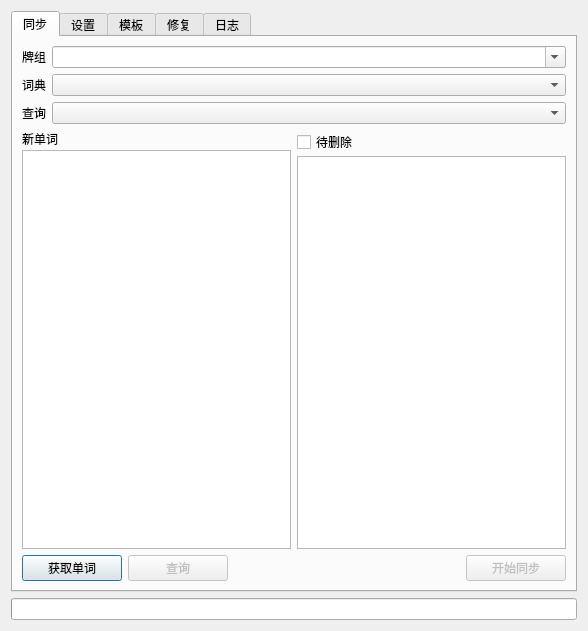
<?xml version="1.0" encoding="UTF-8"?>
<ui version="4.0">
 <class>Dialog</class>
 <widget class="QDialog" name="Dialog">
  <property name="enabled">
   <bool>true</bool>
  </property>
  <property name="geometry">
   <rect>
    <x>0</x>
    <y>0</y>
    <width>588</width>
    <height>631</height>
   </rect>
  </property>
  <property name="windowTitle">
   <string>Dialog</string>
  </property>
  <layout class="QVBoxLayout" name="main_layout">
   <item>
    <widget class="QTabWidget" name="tabWidget">
     <property name="autoFillBackground">
      <bool>false</bool>
     </property>
     <property name="currentIndex">
      <number>0</number>
     </property>
     <widget class="QWidget" name="mainTab">
      <attribute name="title">
       <string>同步</string>
      </attribute>
      <layout class="QGridLayout" name="gridLayout_4">
       <item row="0" column="0" colspan="5">
        <layout class="QHBoxLayout" name="deckLayout">
         <item>
          <widget class="QLabel" name="deckLabel">
           <property name="sizePolicy">
            <sizepolicy hsizetype="Fixed" vsizetype="Fixed">
             <horstretch>0</horstretch>
             <verstretch>0</verstretch>
            </sizepolicy>
           </property>
           <property name="text">
            <string>牌组</string>
           </property>
          </widget>
         </item>
         <item>
          <widget class="QComboBox" name="deckComboBox">
           <property name="sizePolicy">
            <sizepolicy hsizetype="Preferred" vsizetype="Fixed">
             <horstretch>0</horstretch>
             <verstretch>0</verstretch>
            </sizepolicy>
           </property>
           <property name="editable">
            <bool>true</bool>
           </property>
          </widget>
         </item>
        </layout>
       </item>
       <item row="4" column="0">
        <widget class="QPushButton" name="pullRemoteWordsBtn">
         <property name="sizePolicy">
          <sizepolicy hsizetype="Fixed" vsizetype="Minimum">
           <horstretch>0</horstretch>
           <verstretch>0</verstretch>
          </sizepolicy>
         </property>
         <property name="minimumSize">
          <size>
           <width>100</width>
           <height>0</height>
          </size>
         </property>
         <property name="text">
          <string>获取单词</string>
         </property>
        </widget>
       </item>
       <item row="1" column="0" colspan="5">
        <layout class="QHBoxLayout" name="dictionaryLayout">
         <item>
          <widget class="QLabel" name="dictionaryLabel">
           <property name="sizePolicy">
            <sizepolicy hsizetype="Fixed" vsizetype="Fixed">
             <horstretch>0</horstretch>
             <verstretch>0</verstretch>
            </sizepolicy>
           </property>
           <property name="text">
            <string>词典</string>
           </property>
          </widget>
         </item>
         <item>
          <widget class="QComboBox" name="dictionaryComboBox">
           <property name="sizePolicy">
            <sizepolicy hsizetype="Preferred" vsizetype="Fixed">
             <horstretch>0</horstretch>
             <verstretch>0</verstretch>
            </sizepolicy>
           </property>
          </widget>
         </item>
        </layout>
       </item>
       <item row="2" column="0" colspan="5">
        <layout class="QHBoxLayout" name="apiLayout">
         <item>
          <widget class="QLabel" name="apiLabel">
           <property name="sizePolicy">
            <sizepolicy hsizetype="Fixed" vsizetype="Fixed">
             <horstretch>0</horstretch>
             <verstretch>0</verstretch>
            </sizepolicy>
           </property>
           <property name="text">
            <string>查询</string>
           </property>
          </widget>
         </item>
         <item>
          <widget class="QComboBox" name="apiComboBox">
           <property name="sizePolicy">
            <sizepolicy hsizetype="Preferred" vsizetype="Fixed">
             <horstretch>0</horstretch>
             <verstretch>0</verstretch>
            </sizepolicy>
           </property>
          </widget>
         </item>
        </layout>
       </item>
       <item row="3" column="0" colspan="5">
        <layout class="QHBoxLayout" name="horizontalLayout">
         <item>
          <layout class="QVBoxLayout" name="verticalLayout">
           <property name="spacing">
            <number>2</number>
           </property>
           <item>
            <widget class="QLabel" name="label">
             <property name="text">
              <string>新单词</string>
             </property>
            </widget>
           </item>
           <item>
            <widget class="QListWidget" name="newWordListWidget">
             <property name="alternatingRowColors">
              <bool>true</bool>
             </property>
             <property name="selectionMode">
              <enum>QAbstractItemView::SelectionMode::MultiSelection</enum>
             </property>
            </widget>
           </item>
          </layout>
         </item>
         <item>
          <layout class="QVBoxLayout" name="verticalLayout_2">
           <property name="spacing">
            <number>2</number>
           </property>
           <property name="sizeConstraint">
            <enum>QLayout::SizeConstraint::SetDefaultConstraint</enum>
           </property>
           <item>
            <widget class="QCheckBox" name="needDeleteCheckBox">
             <property name="text">
              <string>待删除</string>
             </property>
            </widget>
           </item>
           <item>
            <widget class="QListWidget" name="needDeleteWordListWidget">
             <property name="alternatingRowColors">
              <bool>true</bool>
             </property>
            </widget>
           </item>
          </layout>
         </item>
        </layout>
       </item>
       <item row="4" column="4">
        <widget class="QPushButton" name="syncBtn">
         <property name="enabled">
          <bool>false</bool>
         </property>
         <property name="sizePolicy">
          <sizepolicy hsizetype="Fixed" vsizetype="Minimum">
           <horstretch>0</horstretch>
           <verstretch>0</verstretch>
          </sizepolicy>
         </property>
         <property name="minimumSize">
          <size>
           <width>100</width>
           <height>0</height>
          </size>
         </property>
         <property name="text">
          <string>开始同步</string>
         </property>
        </widget>
       </item>
       <item row="4" column="1">
        <widget class="QPushButton" name="queryBtn">
         <property name="enabled">
          <bool>false</bool>
         </property>
         <property name="sizePolicy">
          <sizepolicy hsizetype="Fixed" vsizetype="Minimum">
           <horstretch>0</horstretch>
           <verstretch>0</verstretch>
          </sizepolicy>
         </property>
         <property name="minimumSize">
          <size>
           <width>100</width>
           <height>0</height>
          </size>
         </property>
         <property name="text">
          <string>查询</string>
         </property>
        </widget>
       </item>
      </layout>
     </widget>
     <widget class="QWidget" name="settingTab">
      <attribute name="title">
       <string>设置</string>
      </attribute>
      <layout class="QGridLayout" name="gridLayout">
       <item row="3" column="0">
        <widget class="QGroupBox" name="advConfigGroupBox">
         <property name="enabled">
          <bool>true</bool>
         </property>
         <property name="title">
          <string>高级设置</string>
         </property>
         <layout class="QGridLayout" name="gridLayout_2">
          <item row="6" column="0">
           <layout class="QHBoxLayout" name="advUsPronHLayout">
            <item>
             <widget class="QLabel" name="advUsPronLabel">
              <property name="text">
               <string>美式发音</string>
              </property>
             </widget>
            </item>
            <item>
             <widget class="ClickableLineEdit" name="advUsPronLineEdit">
              <property name="readOnly">
               <bool>true</bool>
              </property>
             </widget>
            </item>
           </layout>
          </item>
          <item row="3" column="1">
           <layout class="QHBoxLayout" name="advSentenceHLayout">
            <item>
             <widget class="QLabel" name="advSentenceLabel">
              <property name="text">
               <string>例句</string>
              </property>
             </widget>
            </item>
            <item>
             <widget class="ClickableLineEdit" name="advSentenceLineEdit">
              <property name="readOnly">
               <bool>true</bool>
              </property>
             </widget>
            </item>
           </layout>
          </item>
          <item row="5" column="0">
           <layout class="QHBoxLayout" name="advUsPhoneticHLayout">
            <item>
             <widget class="QLabel" name="advUsPhoneticLabel">
              <property name="text">
               <string>美式音标</string>
              </property>
             </widget>
            </item>
            <item>
             <widget class="ClickableLineEdit" name="advUsPhoneticLineEdit">
              <property name="readOnly">
               <bool>true</bool>
              </property>
             </widget>
            </item>
           </layout>
          </item>
          <item row="4" column="0">
           <layout class="QHBoxLayout" name="advImageHLayout">
            <item>
             <widget class="QLabel" name="advImageLabel">
              <property name="text">
               <string>图片</string>
              </property>
             </widget>
            </item>
            <item>
             <widget class="ClickableLineEdit" name="advImageLineEdit">
              <property name="readOnly">
               <bool>true</bool>
              </property>
             </widget>
            </item>
           </layout>
          </item>
          <item row="5" column="1">
           <layout class="QHBoxLayout" name="advEnPronHLayout">
            <item>
             <widget class="QLabel" name="advEnPronLabel">
              <property name="text">
               <string>英式发音</string>
              </property>
             </widget>
            </item>
            <item>
             <widget class="ClickableLineEdit" name="advEnPronLineEdit">
              <property name="readOnly">
               <bool>true</bool>
              </property>
             </widget>
            </item>
           </layout>
          </item>
          <item row="4" column="1">
           <layout class="QHBoxLayout" name="advEnPhonetic">
            <item>
             <widget class="QLabel" name="advEnPhoneticLabel">
              <property name="text">
               <string>英式音标</string>
              </property>
             </widget>
            </item>
            <item>
             <widget class="ClickableLineEdit" name="advEnPhoneticLineEdit">
              <property name="readOnly">
               <bool>true</bool>
              </property>
             </widget>
            </item>
           </layout>
          </item>
          <item row="0" column="0">
           <widget class="QCheckBox" name="advEnableCB">
            <property name="text">
             <string>启用高级设置</string>
            </property>
           </widget>
          </item>
          <item row="0" column="1">
           <widget class="QCheckBox" name="advEnableUserModCB">
            <property name="toolTip">
             <string>加载 user_files 中的词典和 API 模块</string>
            </property>
            <property name="text">
             <string>启用用户模块</string>
            </property>
            <property name="icon">
             <iconset theme="QIcon::ThemeIcon::HelpAbout"/>
            </property>
           </widget>
          </item>
          <item row="3" column="0">
           <layout class="QHBoxLayout" name="advPhraseHLayout">
            <item>
             <widget class="QLabel" name="advPhraseLabel">
              <property name="text">
               <string>短语</string>
              </property>
             </widget>
            </item>
            <item>
             <widget class="ClickableLineEdit" name="advPhraseLineEdit">
              <property name="readOnly">
               <bool>true</bool>
              </property>
             </widget>
            </item>
           </layout>
          </item>
          <item row="1" column="0">
           <layout class="QHBoxLayout" name="advDefinitionHLayout">
            <item>
             <widget class="QLabel" name="advDefinitionLabel">
              <property name="enabled">
               <bool>true</bool>
              </property>
              <property name="text">
               <string>释义</string>
              </property>
             </widget>
            </item>
            <item>
             <widget class="ClickableLineEdit" name="advDefinitionLineEdit">
              <property name="readOnly">
               <bool>true</bool>
              </property>
             </widget>
            </item>
           </layout>
          </item>
          <item row="1" column="1">
           <layout class="QHBoxLayout" name="advEtymHLayout">
            <item>
             <widget class="QLabel" name="advEtymLabel">
              <property name="text">
               <string>词源</string>
              </property>
             </widget>
            </item>
            <item>
             <widget class="ClickableLineEdit" name="advEtymLineEdit">
              <property name="readOnly">
               <bool>true</bool>
              </property>
             </widget>
            </item>
           </layout>
          </item>
         </layout>
        </widget>
       </item>
       <item row="1" column="0">
        <widget class="QGroupBox" name="oldConfigGroupBox">
         <property name="title">
          <string>默认设置</string>
         </property>
         <layout class="QGridLayout" name="gridLayout_8">
          <item row="0" column="0">
           <widget class="QCheckBox" name="definitionCheckBox">
            <property name="text">
             <string>释义</string>
            </property>
            <property name="checked">
             <bool>true</bool>
            </property>
           </widget>
          </item>
          <item row="5" column="0" rowspan="2">
           <widget class="QRadioButton" name="noPronRadioButton">
            <property name="text">
             <string>无发音</string>
            </property>
            <property name="checked">
             <bool>false</bool>
            </property>
            <attribute name="buttonGroup">
             <string notr="true">pronButtonGroup</string>
            </attribute>
           </widget>
          </item>
          <item row="0" column="1">
           <widget class="QCheckBox" name="etymCheckBox">
            <property name="text">
             <string>词源</string>
            </property>
            <property name="checked">
             <bool>true</bool>
            </property>
           </widget>
          </item>
          <item row="0" column="2">
           <widget class="QCheckBox" name="sentenceCheckBox">
            <property name="text">
             <string>例句</string>
            </property>
            <property name="checked">
             <bool>true</bool>
            </property>
           </widget>
          </item>
          <item row="1" column="0">
           <widget class="QCheckBox" name="phraseCheckBox">
            <property name="text">
             <string>短语</string>
            </property>
            <property name="checked">
             <bool>true</bool>
            </property>
           </widget>
          </item>
          <item row="1" column="1">
           <widget class="QCheckBox" name="imageCheckBox">
            <property name="text">
             <string>图片</string>
            </property>
            <property name="checked">
             <bool>true</bool>
            </property>
           </widget>
          </item>
          <item row="1" column="2">
           <widget class="QCheckBox" name="BrEPhoneticCheckBox">
            <property name="text">
             <string>英式英标</string>
            </property>
            <property name="checked">
             <bool>true</bool>
            </property>
           </widget>
          </item>
          <item row="2" column="0">
           <widget class="QCheckBox" name="AmEPhoneticCheckBox">
            <property name="text">
             <string>美式英标</string>
            </property>
            <property name="checked">
             <bool>true</bool>
            </property>
           </widget>
          </item>
          <item row="2" column="1">
           <widget class="QRadioButton" name="BrEPronRadioButton">
            <property name="text">
             <string>英式发音</string>
            </property>
            <property name="checked">
             <bool>false</bool>
            </property>
            <attribute name="buttonGroup">
             <string notr="true">pronButtonGroup</string>
            </attribute>
           </widget>
          </item>
          <item row="2" column="2">
           <widget class="QRadioButton" name="AmEPronRadioButton">
            <property name="text">
             <string>美式发音</string>
            </property>
            <property name="checked">
             <bool>true</bool>
            </property>
            <attribute name="buttonGroup">
             <string notr="true">pronButtonGroup</string>
            </attribute>
           </widget>
          </item>
         </layout>
        </widget>
       </item>
       <item row="0" column="0">
        <widget class="QGroupBox" name="credentialGroupBox">
         <property name="title">
          <string>账号设置</string>
         </property>
         <layout class="QGridLayout" name="gridLayout_3">
          <item row="6" column="1">
           <widget class="QLineEdit" name="cookieLineEdit">
            <property name="sizePolicy">
             <sizepolicy hsizetype="Expanding" vsizetype="Fixed">
              <horstretch>0</horstretch>
              <verstretch>0</verstretch>
             </sizepolicy>
            </property>
            <property name="placeholderText">
             <string>选填</string>
            </property>
            <property name="clearButtonEnabled">
             <bool>true</bool>
            </property>
           </widget>
          </item>
          <item row="3" column="0" colspan="2">
           <widget class="QLabel" name="currentDictionaryLabel">
            <property name="sizePolicy">
             <sizepolicy hsizetype="Preferred" vsizetype="Fixed">
              <horstretch>0</horstretch>
              <verstretch>0</verstretch>
             </sizepolicy>
            </property>
            <property name="text">
             <string>当前选择词典: </string>
            </property>
           </widget>
          </item>
          <item row="8" column="0">
           <widget class="QLabel" name="uaLabel">
            <property name="text">
             <string>User-Agent</string>
            </property>
           </widget>
          </item>
          <item row="6" column="0">
           <widget class="QLabel" name="cookieLabel">
            <property name="text">
             <string>Cookie</string>
            </property>
            <property name="alignment">
             <set>Qt::AlignmentFlag::AlignLeading|Qt::AlignmentFlag::AlignLeft|Qt::AlignmentFlag::AlignVCenter</set>
            </property>
           </widget>
          </item>
          <item row="8" column="1">
           <widget class="QLineEdit" name="uaLineEdit">
            <property name="styleSheet">
             <string notr="true"/>
            </property>
            <property name="text">
             <string/>
            </property>
            <property name="placeholderText">
             <string>选填</string>
            </property>
            <property name="clearButtonEnabled">
             <bool>false</bool>
            </property>
           </widget>
          </item>
         </layout>
        </widget>
       </item>
       <item row="4" column="0">
        <layout class="QHBoxLayout" name="congestLayout">
         <item>
          <spacer name="horizontalSpacer">
           <property name="orientation">
            <enum>Qt::Orientation::Horizontal</enum>
           </property>
           <property name="sizeHint" stdset="0">
            <size>
             <width>40</width>
             <height>20</height>
            </size>
           </property>
          </spacer>
         </item>
         <item>
          <widget class="QLabel" name="congestLabel">
           <property name="enabled">
            <bool>true</bool>
           </property>
           <property name="text">
            <string>每分钟查询次数</string>
           </property>
          </widget>
         </item>
         <item>
          <widget class="QSpinBox" name="congestSpinBox">
           <property name="minimum">
            <number>30</number>
           </property>
           <property name="maximum">
            <number>999</number>
           </property>
           <property name="value">
            <number>120</number>
           </property>
          </widget>
         </item>
        </layout>
       </item>
      </layout>
     </widget>
     <widget class="QWidget" name="tplTab">
      <attribute name="title">
       <string>模板</string>
      </attribute>
     </widget>
     <widget class="QWidget" name="repairTab">
      <attribute name="title">
       <string>修复</string>
      </attribute>
      <layout class="QGridLayout" name="gridLayout_6">
       <item row="7" column="0" colspan="2">
        <widget class="QPushButton" name="repairBtn">
         <property name="text">
          <string>开始修复</string>
         </property>
        </widget>
       </item>
       <item row="2" column="0" colspan="2">
        <widget class="QGroupBox" name="repairProgressGroupBox">
         <property name="title">
          <string>进度</string>
         </property>
         <property name="flat">
          <bool>false</bool>
         </property>
         <layout class="QGridLayout" name="gridLayout_7">
          <item row="0" column="0">
           <widget class="QLabel" name="repairProgressNoteLabel"/>
          </item>
          <item row="1" column="0">
           <widget class="QLabel" name="repairProgressQueryLabel"/>
          </item>
          <item row="2" column="0">
           <widget class="QLabel" name="repairProgressAudioLabel"/>
          </item>
         </layout>
        </widget>
       </item>
       <item row="0" column="0" colspan="2">
        <widget class="QLabel" name="repairIntroLabel">
         <property name="text">
          <string>### 修复笔记中的字段

- 若字段在【设置-默认设置】未勾选，并在【修复字段】勾选，则字段内容会被**清空**，请谨慎使用
- 字段会被忽略的情况：①没有在【修复字段】勾选；②没有应用最新模板；③查询结果为空
- 数量较多时可能触发API限流，导致查询失败或返回错误结果</string>
         </property>
         <property name="textFormat">
          <enum>Qt::TextFormat::MarkdownText</enum>
         </property>
        </widget>
       </item>
       <item row="4" column="0" rowspan="2" colspan="2">
        <widget class="QGroupBox" name="repairCBGroupBox">
         <property name="title">
          <string>修复字段</string>
         </property>
         <layout class="QGridLayout" name="gridLayout_5">
          <item row="0" column="3">
           <widget class="QCheckBox" name="repairPhraseCB">
            <property name="text">
             <string>短语</string>
            </property>
           </widget>
          </item>
          <item row="2" column="0">
           <widget class="QCheckBox" name="repairBrEPhoneticCB">
            <property name="text">
             <string>英式音标</string>
            </property>
           </widget>
          </item>
          <item row="0" column="4">
           <widget class="QCheckBox" name="repairImgCB">
            <property name="text">
             <string>图片</string>
            </property>
           </widget>
          </item>
          <item row="0" column="0">
           <widget class="QCheckBox" name="repairDefCB">
            <property name="text">
             <string>释义</string>
            </property>
           </widget>
          </item>
          <item row="0" column="2">
           <widget class="QCheckBox" name="repairSentenceCB">
            <property name="text">
             <string>例句</string>
            </property>
           </widget>
          </item>
          <item row="0" column="1">
           <widget class="QCheckBox" name="repairEtymCB">
            <property name="text">
             <string>词源</string>
            </property>
           </widget>
          </item>
          <item row="2" column="1">
           <widget class="QCheckBox" name="repairAmEPronCB">
            <property name="text">
             <string>美式发音</string>
            </property>
           </widget>
          </item>
          <item row="2" column="3">
           <widget class="QCheckBox" name="repairBrEPronCB">
            <property name="text">
             <string>英式发音</string>
            </property>
           </widget>
          </item>
          <item row="2" column="2">
           <widget class="QCheckBox" name="repairAmEPhoneticCB">
            <property name="text">
             <string>美式音标</string>
            </property>
           </widget>
          </item>
         </layout>
        </widget>
       </item>
       <item row="6" column="0">
        <widget class="QLineEdit" name="repairFilterLineEdit">
         <property name="inputMask">
          <string/>
         </property>
         <property name="text">
          <string/>
         </property>
         <property name="placeholderText">
          <string>本地笔记筛选，按回车预览数量</string>
         </property>
        </widget>
       </item>
       <item row="6" column="1">
        <widget class="QLabel" name="repairFilterLabel">
         <property name="text">
          <string/>
         </property>
        </widget>
       </item>
      </layout>
     </widget>
     <widget class="QWidget" name="logTab">
      <attribute name="title">
       <string>日志</string>
      </attribute>
     </widget>
    </widget>
   </item>
   <item>
    <widget class="QProgressBar" name="progressBar">
     <property name="value">
      <number>0</number>
     </property>
     <property name="textVisible">
      <bool>false</bool>
     </property>
    </widget>
   </item>
  </layout>
 </widget>
 <customwidgets>
  <customwidget>
   <class>ClickableLineEdit</class>
   <extends>QLineEdit</extends>
   <header>clickableLineEdit</header>
  </customwidget>
 </customwidgets>
 <resources/>
 <connections/>
 <buttongroups>
  <buttongroup name="pronButtonGroup"/>
 </buttongroups>
</ui>
